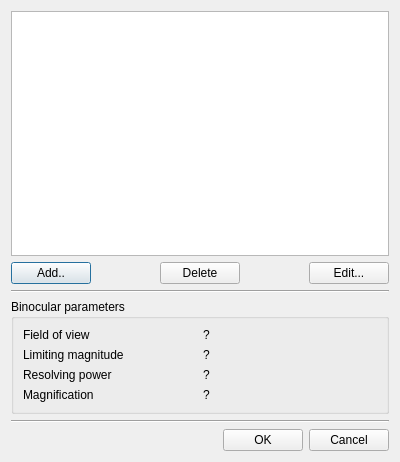
<?xml version="1.0" encoding="UTF-8"?>
<ui version="4.0">
 <class>CBinocular</class>
 <widget class="QDialog" name="CBinocular">
  <property name="geometry">
   <rect>
    <x>0</x>
    <y>0</y>
    <width>400</width>
    <height>462</height>
   </rect>
  </property>
  <property name="windowTitle">
   <string>Draw binocular view</string>
  </property>
  <layout class="QVBoxLayout" name="verticalLayout_2">
   <item>
    <layout class="QVBoxLayout" name="verticalLayout">
     <item>
      <widget class="CSimpleList" name="listWidget">
       <property name="minimumSize">
        <size>
         <width>0</width>
         <height>150</height>
        </size>
       </property>
       <property name="editTriggers">
        <set>QAbstractItemView::NoEditTriggers</set>
       </property>
      </widget>
     </item>
     <item>
      <layout class="QHBoxLayout" name="horizontalLayout">
       <item>
        <widget class="QPushButton" name="pushButton">
         <property name="text">
          <string>Add..</string>
         </property>
        </widget>
       </item>
       <item>
        <spacer name="horizontalSpacer">
         <property name="orientation">
          <enum>Qt::Horizontal</enum>
         </property>
         <property name="sizeHint" stdset="0">
          <size>
           <width>40</width>
           <height>20</height>
          </size>
         </property>
        </spacer>
       </item>
       <item>
        <widget class="QPushButton" name="pushButton_7">
         <property name="text">
          <string>Delete</string>
         </property>
        </widget>
       </item>
       <item>
        <spacer name="horizontalSpacer_5">
         <property name="orientation">
          <enum>Qt::Horizontal</enum>
         </property>
         <property name="sizeHint" stdset="0">
          <size>
           <width>40</width>
           <height>20</height>
          </size>
         </property>
        </spacer>
       </item>
       <item>
        <widget class="QPushButton" name="pushButton_2">
         <property name="text">
          <string>Edit...</string>
         </property>
        </widget>
       </item>
      </layout>
     </item>
    </layout>
   </item>
   <item>
    <widget class="Line" name="line">
     <property name="orientation">
      <enum>Qt::Horizontal</enum>
     </property>
    </widget>
   </item>
   <item>
    <layout class="QVBoxLayout" name="verticalLayout_3">
     <item>
      <widget class="QGroupBox" name="groupBox">
       <property name="title">
        <string>Binocular parameters</string>
       </property>
       <layout class="QVBoxLayout" name="verticalLayout_4">
        <item>
         <layout class="QGridLayout" name="gridLayout">
          <item row="2" column="0">
           <widget class="QLabel" name="label_5">
            <property name="text">
             <string>Resolving power</string>
            </property>
           </widget>
          </item>
          <item row="1" column="0">
           <widget class="QLabel" name="label_3">
            <property name="text">
             <string>Limiting magnitude</string>
            </property>
           </widget>
          </item>
          <item row="0" column="1">
           <widget class="QLabel" name="label_p1">
            <property name="text">
             <string>?</string>
            </property>
           </widget>
          </item>
          <item row="2" column="1">
           <widget class="QLabel" name="label_p3">
            <property name="text">
             <string>?</string>
            </property>
           </widget>
          </item>
          <item row="1" column="1">
           <widget class="QLabel" name="label_p2">
            <property name="text">
             <string>?</string>
            </property>
           </widget>
          </item>
          <item row="0" column="0">
           <widget class="QLabel" name="label">
            <property name="text">
             <string>Field of view</string>
            </property>
           </widget>
          </item>
          <item row="3" column="0">
           <widget class="QLabel" name="label_2">
            <property name="text">
             <string>Magnification</string>
            </property>
           </widget>
          </item>
          <item row="3" column="1">
           <widget class="QLabel" name="label_p4">
            <property name="text">
             <string>?</string>
            </property>
           </widget>
          </item>
         </layout>
        </item>
       </layout>
      </widget>
     </item>
    </layout>
   </item>
   <item>
    <widget class="Line" name="line_2">
     <property name="orientation">
      <enum>Qt::Horizontal</enum>
     </property>
    </widget>
   </item>
   <item>
    <layout class="QHBoxLayout" name="horizontalLayout_2">
     <item>
      <spacer name="horizontalSpacer_2">
       <property name="orientation">
        <enum>Qt::Horizontal</enum>
       </property>
       <property name="sizeHint" stdset="0">
        <size>
         <width>40</width>
         <height>20</height>
        </size>
       </property>
      </spacer>
     </item>
     <item>
      <widget class="QPushButton" name="pushButton_3">
       <property name="text">
        <string>OK</string>
       </property>
      </widget>
     </item>
     <item>
      <widget class="QPushButton" name="pushButton_4">
       <property name="text">
        <string>Cancel</string>
       </property>
      </widget>
     </item>
    </layout>
   </item>
  </layout>
 </widget>
 <customwidgets>
  <customwidget>
   <class>CSimpleList</class>
   <extends>QListWidget</extends>
   <header>csimplelist.h</header>
  </customwidget>
 </customwidgets>
 <resources/>
 <connections/>
</ui>
